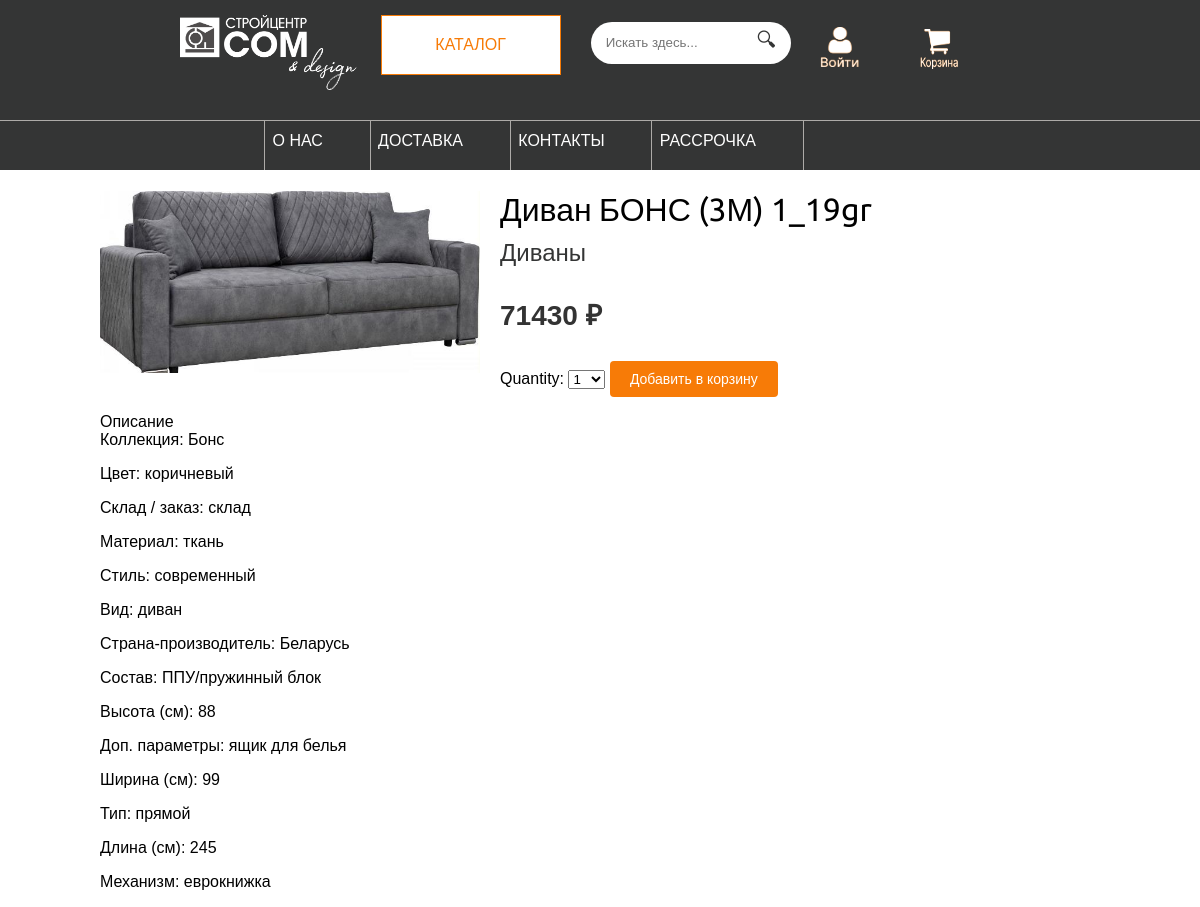
Before: /1/divan-bons-3m-1_19gr/ with the older database file.
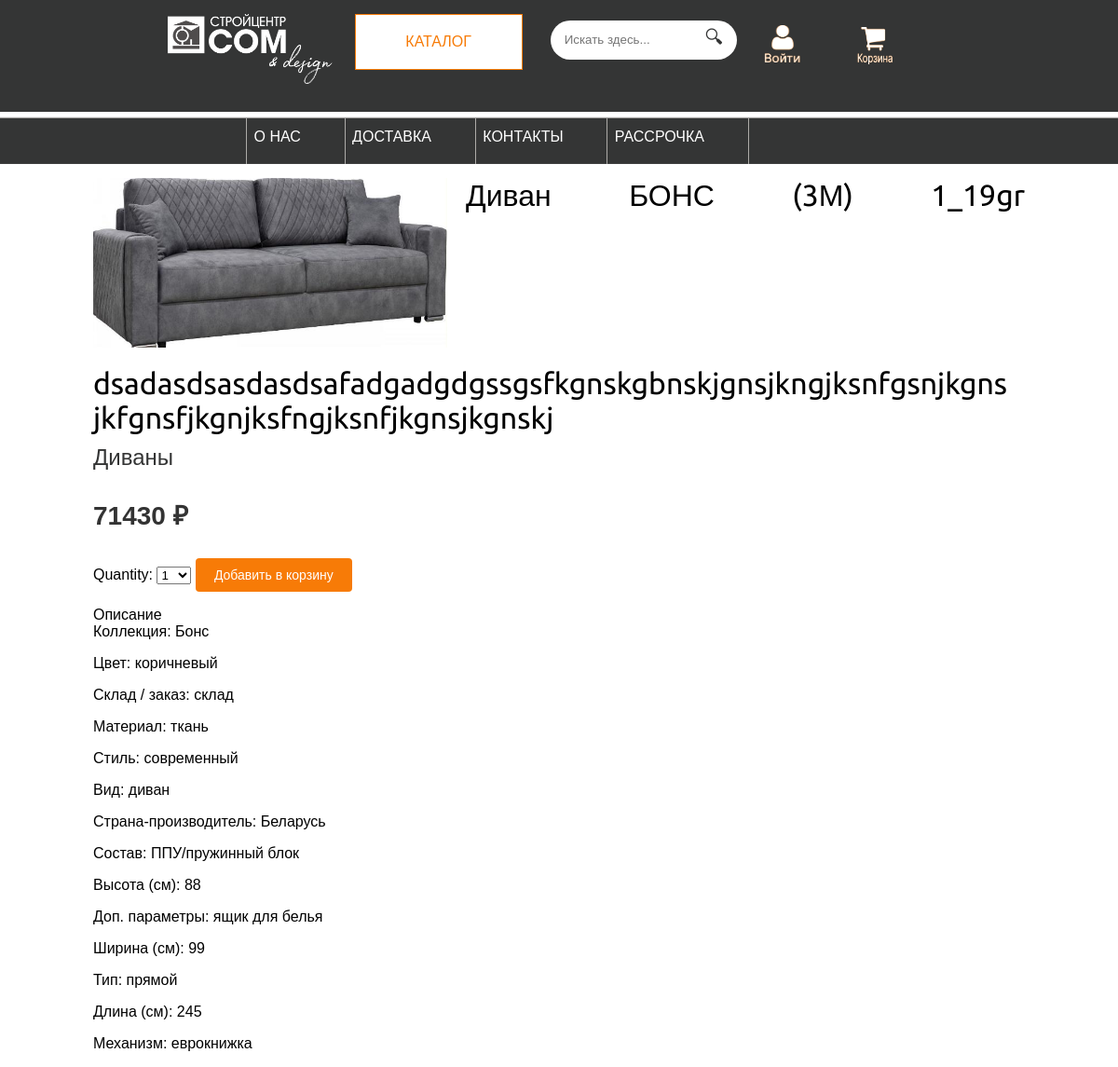
After: the same page with the newer database file.
### shop/models.py (models this page shows, shortened)
class Product(models.Model):
    category = models.ForeignKey('Category',
                                 related_name='products',
                                 on_delete=models.CASCADE)
    name = models.CharField(max_length=200)
    slug = models.CharField(max_length=200)
    image = models.ImageField(upload_to='products/%Y/%m/%d',
                              blank=True)
    description = models.TextField(blank=True)
    price = models.IntegerField()
    available = models.BooleanField(default=True)
    created = models.DateTimeField(auto_now_add=True)
    updated = models.DateTimeField(auto_now=True)
    class Meta:
        ordering = ['name']
        indexes = [
            models.Index(fields=['id', 'slug']),
            models.Index(fields=['name']),
            models.Index(fields=['-created']),
        ]

class Category(models.Model):
    name = models.CharField(max_length=200)
    slug = models.SlugField(max_length=200,
                            unique=True)
    class Meta:
        ordering = ['name']
        indexes = [
            models.Index(fields=['name']),
        ]
        verbose_name = 'category'
        verbose_name_plural = 'categories'
    def __str__(self):
        return self.name
    def get_absolute_url(self):
        return reverse('shop:product_list_by_category',
                       args=[self.slug])

### shop/views.py (the view)
# urls.py: path('<int:id>/<slug:slug>/', views.product_detail,
def product_detail(request, id, slug):
    product = get_object_or_404(Product,
                                id=id,
                                slug=slug,
                                available=True)
    cart_product = AddProductForm()
    r = Recommender()
    recommended_products = r.suggest_products_for([product], 4)
    return render(request,
                  'shop/product/detail.html',
                  {'product': product,
                   'cart_product': cart_product,
                   'recommended_products': recommended_products})

### cart/forms.py
class AddProductForm(forms.Form):
    quantity = forms.TypedChoiceField(choices=PRODUCT_QUANTITY_CHOICES,
                                      coerce=int)
    override = forms.BooleanField(required=False,
                                  initial=False,
                                  widget=forms.HiddenInput)

### cart/cart.py (called while the page is built)
    def __len__(self):
        return sum(item['quantity'] for item in self.cart.values())

### cart/context_processors.py (called while the page is built)
def cart(request):
    cart = Cart(request)
    end = ''
    if len(cart) > 1:
        if len(cart) < 5:
            end = 'а'
        else:
            end = 'ов'
    return {'cart': Cart(request), 'end': end}

### shop/recommender.py (called while the page is built)
    def get_product_key(self, id):
        return f'product:{id}:purchased_with'

### shop/templates/shop/product/detail.html (shortened to what this page needs)
{% extends 'shop/base.html' %}
{% load static %}
{% block content %}
    <div class="product-detail">
        <img src="{% if product.image %}{{ product.image.url }}{% else %}{% static 'img/no_image.png' %}{% endif %}">
        <h1>{{ product.name }}</h1>
        <h2>
            <a href="{{ product.category.get_absolute_url }}">
                {{ product.category }}
            </a>
        </h2>
        <p class="price">{{ product.price }} ₽</p>
        <form action="{% url 'cart:cart_add' product.id %}" method="post">
            {{ cart_product }}
            <input type="submit" value="Добавить в корзину">
        </form>
        {{ product.description|linebreaks }}
    </div>
{% endblock %}

Changed rows visible on the page:
changed Product "Диваны": name "Диван БОНС (3М) 1_19gr" → "Диван БОНС (3М) 1_19gr dsadasdsasdasdsafadgadgdgssgsfkgnskgbnskjgnsjkngjksnfgsnjkgns jkfgnsfjkgnjksfngjksnfjkgnsjkgnskj"
